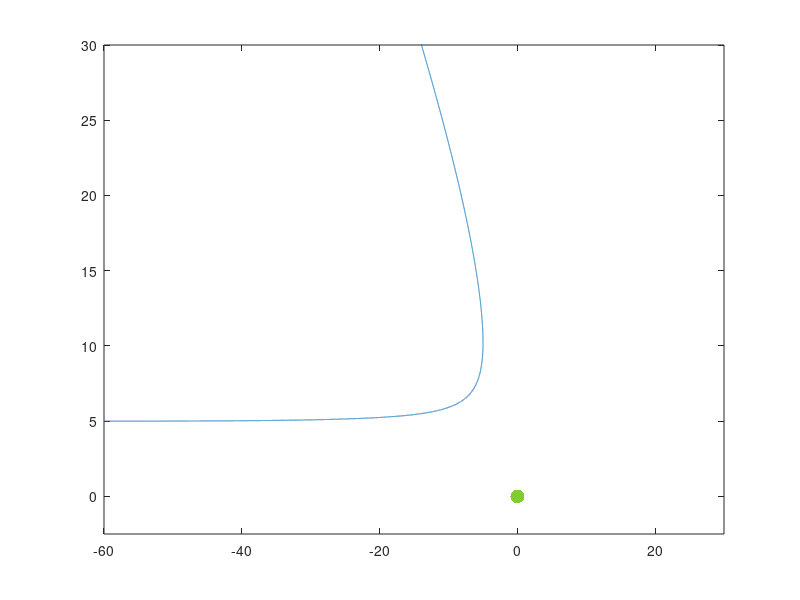

Reproduce this figure in MATLAB.
clear;
h=0.01;
N=20000;
k=1;
x(1)=-60;
y(1)=5;
u(1)=0.5;
v(1)=0;
t(1)=0;

f1=@(x,t) k*x/((x^2+y^2)^1.5);
f2=@(x,t) k*y/((x^2+y^2)^1.5);

i=1;
while i<N
  
  k1=f1(x(i),y(i));
  k2=f1(x(i)+h*k1/2,y(i)+h*k1/2);
  k3=f1(x(i)+h*k2/2,y(i)+h*k2/2);
  k4=f1(x(i)+h*k3,y(i)+h*k3);
  u(i+1)=u(i)+(h/6)*(k1+2*k2+2*k3+k4);
  x(i+1)=x(i)+h*u(i);
  
  k11=f2(x(i),y(i));
  k22=f2(x(i)+h*k11/2,y(i)+h*k11/2);
  k33=f2(x(i)+h*k22/2,y(i)+h*k22/2);
  k44=f2(x(i)+h*k33,y(i)+h*k33);
  v(i+1)=v(i)+(h/6)*(k11+2*k22+2*k33+k44);
  y(i+1)=y(i)+h*v(i);
  
  t(i+1)=t(i)+h;
  i++;
end

x1=[0];
y1=[0];
plot(x,y);
xlim([-60 30]);
ylim([-2.5 30]);
hold on;
plot(x1,y1,'Markersize',30, 'Color', [0.5 0.8 0.2])